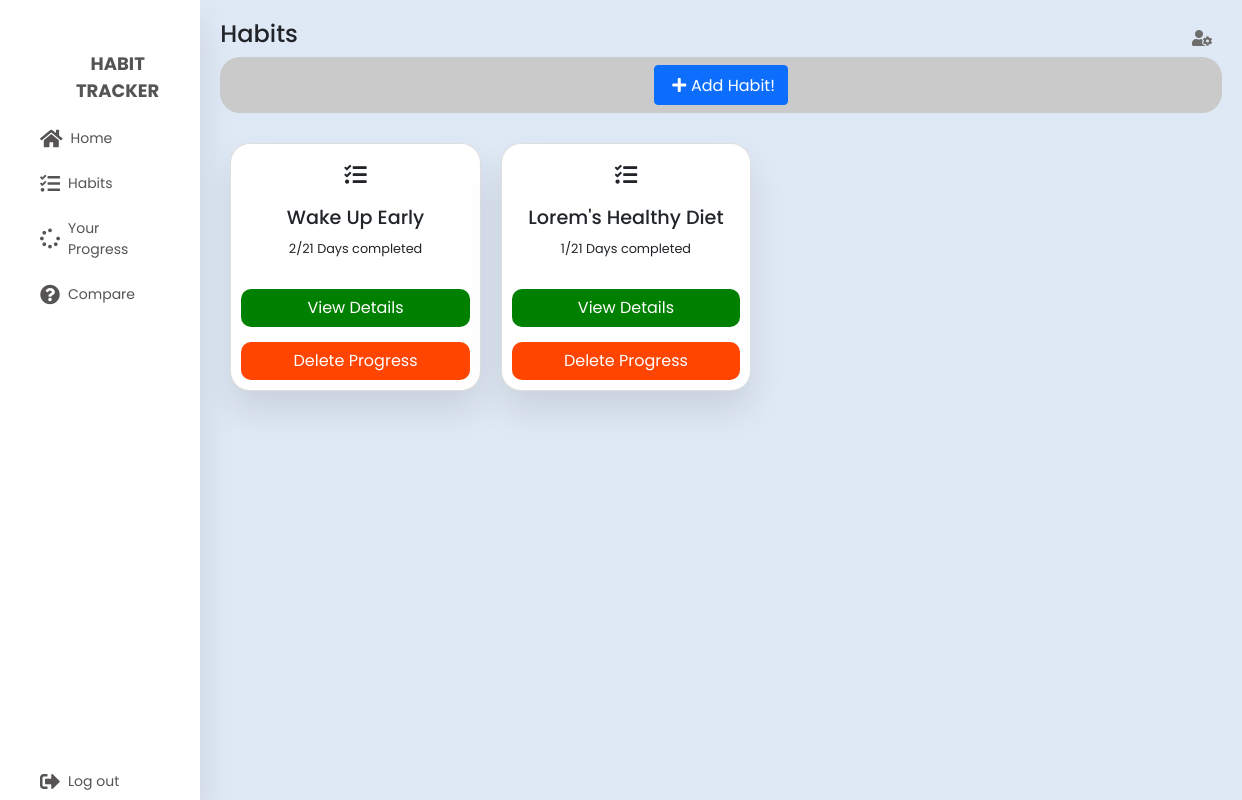
/tasks (signed in), run on the app's committed database.
### tables this page shows
CREATE TABLE day_progress (
        id INTEGER PRIMARY KEY AUTOINCREMENT,
        completed_days INTEGER NOT NULL DEFAULT 0,
        user_id INTEGER NOT NULL,
        habit_id INTEGER NOT NULL,
        created_at TIMESTAMP DEFAULT CURRENT_TIMESTAMP,
        updated_at TIMESTAMP,
        FOREIGN KEY (user_id) REFERENCES users(id),
        FOREIGN KEY (habit_id) REFERENCES habits(id)
    );

CREATE TABLE habits (
        id INTEGER PRIMARY KEY AUTOINCREMENT,
        title VARCHAR(250) NOT NULL,
        duration INTEGER NOT NULL,
        user_id INTEGER NOT NULL,
        created_at TIMESTAMP DEFAULT CURRENT_TIMESTAMP,
        updated_at TIMESTAMP,
        FOREIGN KEY (user_id) REFERENCES users(id)
    );

### server.py (the view)
@app.route("/tasks")
def tasks():
	if not is_logged_in():
		return redirect(url_for("loginPage"))
	tasks = get_habits_by_day_progress(int(get_login_session()))
	return render_template('tasks.html', tasks=tasks);

### dbconnection.py (called while the page is built)
def get_db_connection():
    conn = sqlite3.connect('database.db')
    conn.row_factory = sqlite3.Row
    return conn

### server.py (called while the page is built)
def is_logged_in():
	if not session.get("user_id"):
		return False
	else:
		return True

def get_login_session():
	return session["user_id"]

### services/habits.py (called while the page is built)
def get_habits_by_day_progress(user_id=0):
    conn = dbconnection()
    habits = conn.execute("select habits.*, day_progress.completed_days from day_progress inner join habits on day_progress.habit_id=habits.id where day_progress.user_id=?",(user_id,)).fetchall()
    conn.commit()
    conn.close()
    return habits

### templates/tasks.html (shortened to what this page needs)
{% with title='Tasks | Habit Tracker' %} {% include "header.html" %} {% endwith
%}
<section class="main">
	<div class="main-top">
		<h1>Habits</h1>
		<i class="fas fa-user-cog"></i>
	</div>
	<center class="nodatacnt">
		<button
			type="button"
			class="btn btn-primary"
			data-bs-toggle="modal"
			data-bs-target="#addtask"
		>
			<i class="fas fa-plus"></i>Add Habit!
		</button>
	</center>
	<div class="main-skills">
		{% block content %} {% for task in tasks %}
		<div class="card">
			<i class="fas fa-tasks"></i>
			<h3>{{task['title']}}</h3>
			<p>{{task['completed_days']}}/{{task['duration']}} Days completed</p>
			<button
				class="button"
				onclick="window.location.href
				=`/habit_details/{{task['id']}}`"
				style="background-color: green"
			>
				View Details
			</button>
			<button class="button delete-btn" data-id="{{task['id']}}">
				Delete Progress
			</button>
		</div>
		{% endfor %} {% endblock %}
	</div>
</section>
{% include 'footer.html' %}

### static/css/sidebar.css (style rules this page uses)
:root { --bs-blue: #0d6efd; --bs-indigo: #6610f2; --bs-purple: #6f42c1; --bs-pink: #d63384; --bs-red: #dc3545; --bs-orange: #fd7e14; --bs-yellow: #ffc107; --bs-green: #198754; --bs-teal: #20c997; --bs-cyan: #0dcaf0; --bs-white: #fff; --bs-gray: #6c757d; --bs-gray-dark: #343a40; --bs-primary: #0d6efd; --bs-secondary: #6c757d; --bs-success: #198754; --bs-info: #0dcaf0; --bs-warning: #ffc107; --bs-danger: #dc3545; --bs-light: #f8f9fa; --bs-dark: #212529; --bs-font-sans-serif: system-ui, -apple-system, "Segoe UI", Roboto, "Helvetica Neue", Arial, "Noto Sans", "Liberation Sans", sans-serif, "Apple Color Emoji", "Segoe UI Emoji", "Segoe UI Symbol", "Noto Color Emoji"; --bs-font-monospace: SFMono-Regular, Menlo, Monaco, Consolas, "Liberation Mono", "Courier New", monospace; --bs-gradient: linear-gradient(180deg, rgba(255, 255, 255, 0.15), rgba(255, 255, 255, 0)); }
* { margin: 0; padding: 0; outline: none; border: none; text-decoration: none; box-sizing: border-box; font-family: "Poppins", sans-serif; }
body { background: #dfe9f5; padding: 0; margin: 0; font: 1rem/1.5 var(--bs-font-sans-serif); max-width: 100vw; overflow-x: hidden; }
.main { padding: 20px; flex: 1; }

### static/css/dashboard.css (style rules this page uses)
.main-top { display: flex; width: 100%; }
.main-top h1 { font-size: 1.5rem; }
.main-top i { position: absolute; right: 0; margin: 10px 30px; color: rgb(110, 109, 109); cursor: pointer; }
.main-skills { display: flex; margin-top: 20px; }
.main-skills .card { width: 25%; margin: 10px; background: #fff; text-align: center; border-radius: 20px; padding: 10px; box-shadow: 0 20px 35px rgba(0, 0, 0, 0.1); }
.main-skills .card h3 { margin: 10px; font-size: 1.2rem; text-transform: capitalize; }
.main-skills .card p { font-size: 0.8rem; }
.main-skills .card .button { background: orangered; color: #fff; padding: 7px 15px; border-radius: 10px; margin-top: 15px; cursor: pointer; }
.main-skills .card i { font-size: 1.4rem; padding: 10px; }

### static/css/tasks.css (style rules this page uses)
.nodatacnt { border-radius: 20px; background-color: rgb(202, 202, 202); padding: 0.5rem 0; }
button i { padding: 0.3rem; }

### data on the page
day_progress: title "Wake Up Early", completed_days "2", duration "21"
day_progress: title "Lorem's Healthy Diet", completed_days "1", duration "21"
